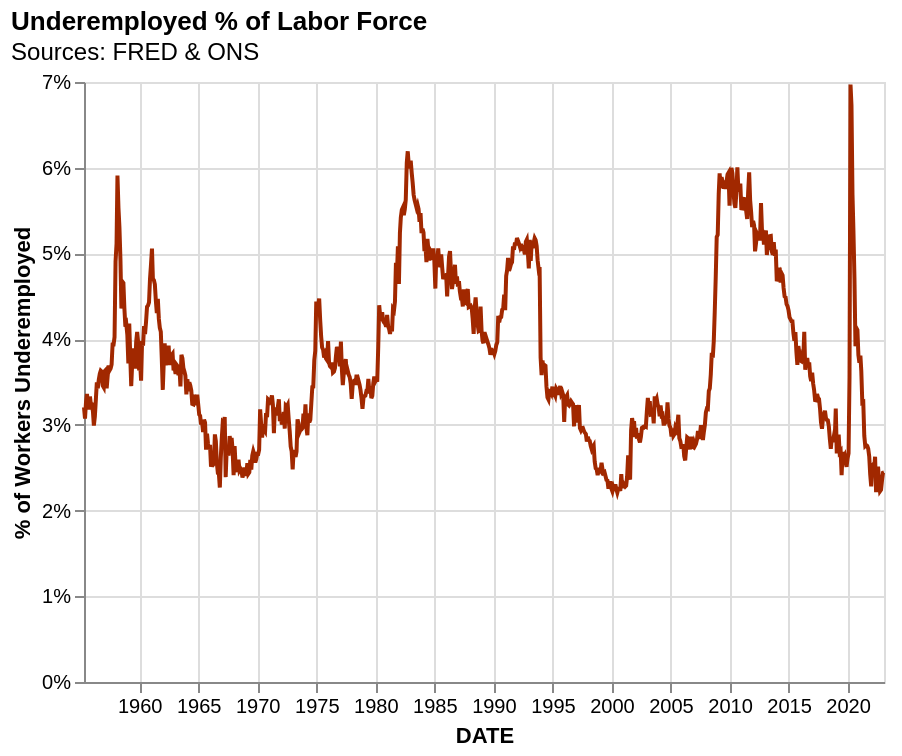

Here is the Vega-Lite specification saved for this chart:
### Vega-Lite specification from a JSON file in a GitHub repository (floating-point values rounded to 4 significant figures; data arrays with more than 128 entries replaced by an {"elided": "..."} marker saying what was removed)
{"$schema": "https://vega.github.io/schema/vega-lite/v5.json", "data": {"values": {"elided": "898 records"}, "format": {"parse": {"DATE": "date"}}}, "title": {"text": "Underemployed % of Labor Force", "anchor": "start", "subtitle": "Sources: FRED & ONS"}, "width": 400, "height": 300, "params": [{"name": "View", "select": {"type": "point", "fields": ["cont"]}, "bind": {"input": "select", "options": ["UK", "US"], "name": "Country:"}, "value": "US"}, {"name": "hover", "select": {"type": "point", "fields": ["type"], "toggle": true, "on": "mouseover"}}], "transform": [{"filter": {"param": "View"}}], "mark": {"type": "line", "point": false}, "encoding": {"x": {"field": "DATE", "type": "temporal"}, "y": {"field": "underpct", "type": "quantitative", "title": "% of Workers Underemployed", "axis": {"format": "%"}}, "color": {"field": "type", "scale": {"range": ["#a12800", "#290c03"]}, "legend": null}, "tooltip": [{"field": "underpct", "title": " Underemplyed workers %", "format": "0.2f"}, {"field": "DATE", "title": " Year", "type": "temporal"}]}}
